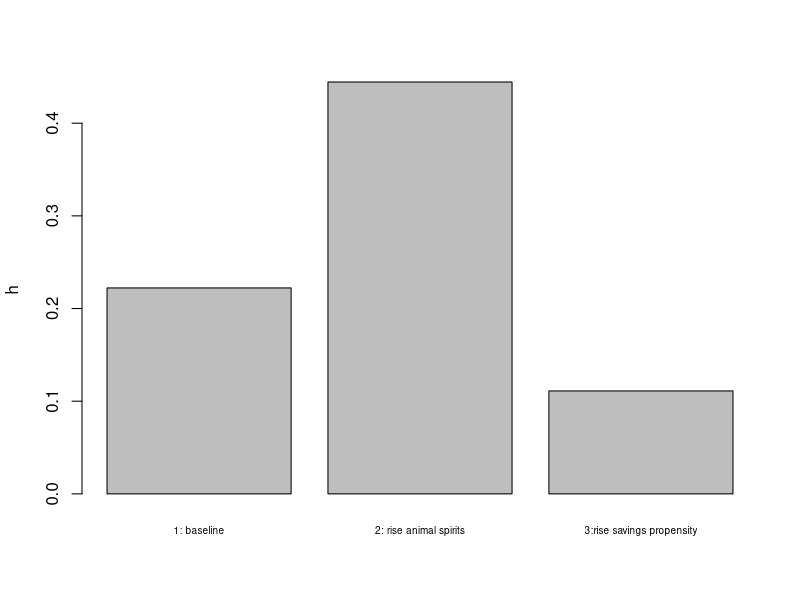
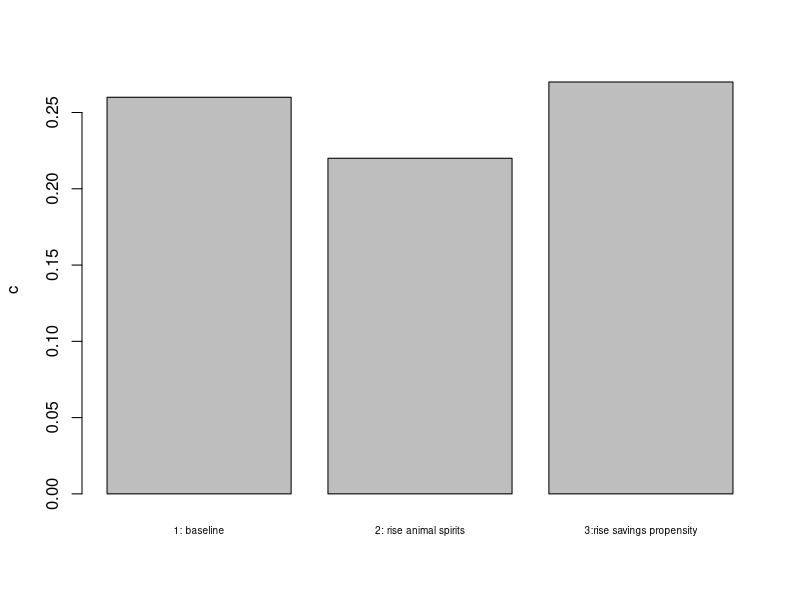
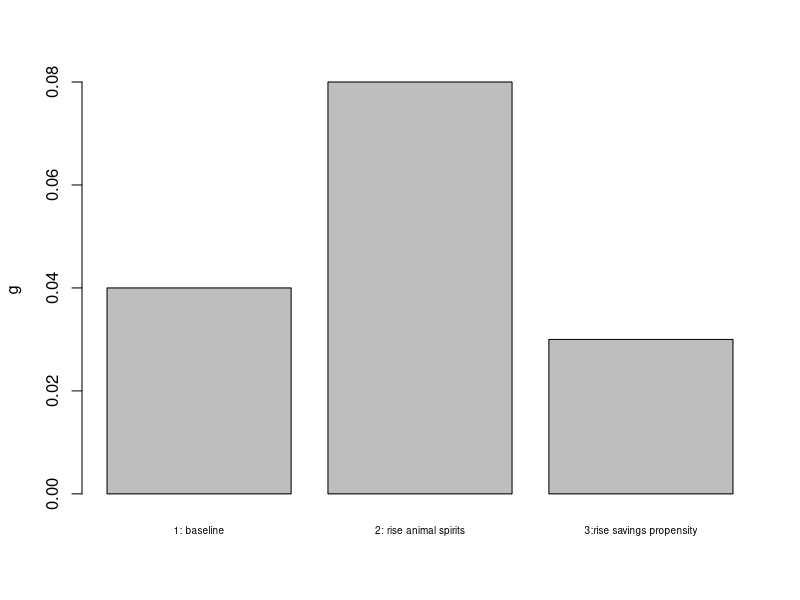
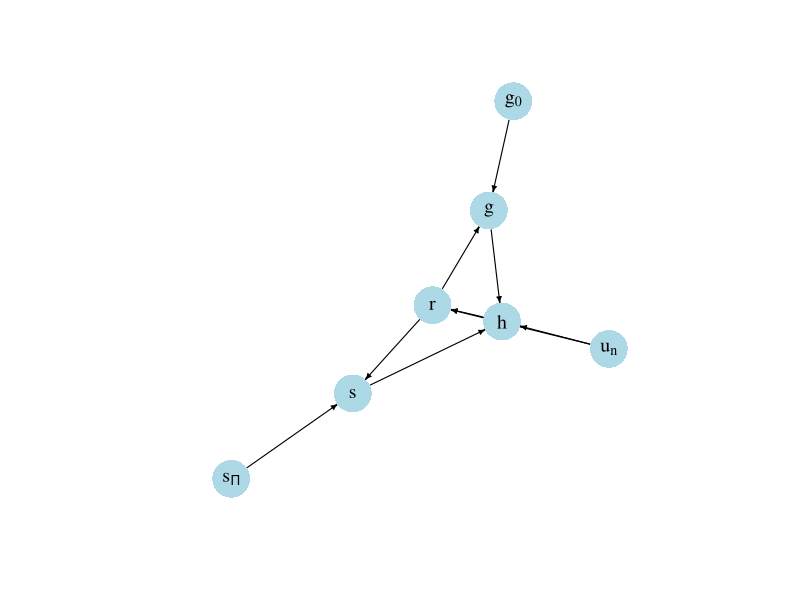

Reproduce these figures in R, in order.
## ---- chunk 1

#Clear the environment
rm(list=ls(all=TRUE))

# Set number of scenarios (including baselines)
S=3

#Create vector in which equilibrium solutions from different parameterisations will be stored
h_star=vector(length=S) # profit share
g_star=vector(length=S) # growth rate of capital stock
s_star=vector(length=S) # saving rate
c_star=vector(length=S) # consumption rate
r_star=vector(length=S) # profit rate

# Set constant parameter values
v=3    # capital-to-potential output ratio
g1=0.3 # sensitivity of investment with respect to profit rate 
un=0.9 # normal rate of capacity utilisation

# Set exogenous variables whose parameterisation changes across regimes 
g0=vector(length=S) # animal spirits
sp=vector(length=S) # propensity to save out of profits

### Construct different scenarios 

# scenario 1: baseline 
g0[]=0.02
sp[]=0.6

#scenario 2: increase in animal spirits
g0[2]=0.04

# scenario 3: increase in propensity to save out of profits
sp[3]=0.9

#Check  stability condition for all scenarios
for (i in 1:S){
  print(sp[i]>g1)
}

# Initialise endogenous variables at some arbitrary positive value 
g=1
r=1
c=1
h=1
s=1

#Solve this system numerically through 1000 iterations based on the initialisation
for (i in 1:S){
  
  for (iterations in 1:1000){
    
    #(1) Profit rate
    r=(h*un)/v
    
    #(2) Saving
    s = sp[i]*r
    
    #(3) Consumption
    c= un/v - s
    
    #(4) Investment
    g = g0[i]+g1*r
    
    #(5) Goods market equilibrium profit share
    h=(v/un)*(g0[i]/(sp[i]-g1))
    
  }
  
  #Save results for different parameterisations in vector
  h_star[i]=h
  g_star[i]=g
  r_star[i]=r
  s_star[i]=s
  c_star[i]=c
}


## ---- chunk 2
#| label: fig-profshare-kaldor-robinson
#| fig-cap: Profit share

barplot(h_star, ylab="h", names.arg=c("1: baseline", "2: rise animal spirits", "3:rise savings propensity"), cex.names = 0.6)

## ---- chunk 3
#| label: fig-consumption-kaldor-robinson
#| fig-cap: Rate of consumption

barplot(c_star, ylab="c", names.arg=c("1: baseline", "2: rise animal spirits", "3:rise savings propensity"), cex.names = 0.6)

## ---- chunk 4
#| label: fig-growth-kaldor-robinson
#| fig-cap: Rate of growth

barplot(g_star, ylab="g", names.arg=c("1: baseline", "2: rise animal spirits", "3:rise savings propensity"), cex.names = 0.6)

## ---- chunk 5
#| message: false
#| label: fig-dg-kaldor-robinson
#| fig-cap: Directed graph of Kaldor-Robinson growth model

## Create directed graph 
# Construct auxiliary Jacobian matrix for 7 variables: 
             # r,h,s,g,g0,sp,un
M_mat=matrix(c(0,1,0,0,0, 0, 1,
               0,0,1,1,0, 0, 1,
               1,0,0,0,0, 1, 0,
               1,0,0,0,1, 0, 0,
               0,0,0,0,0, 0, 0,
               0,0,0,0,0, 0, 0,
               0,0,0,0,0, 0, 0), 7, 7, byrow=TRUE)

# Create adjacency matrix from transpose of auxiliary Jacobian 
A_mat=t(M_mat)

# Create directed graph from adjacency matrix
library(igraph)
dg= graph_from_adjacency_matrix(A_mat, mode="directed", weighted= NULL)

# Define node labels
V(dg)$name=c("r", "h", "s", "g", expression(g[0]), expression(s[Pi]), expression(u[n]))

# Plot directed graph
plot(dg, main="", vertex.size=20, vertex.color="lightblue", 
     vertex.label.color="black", edge.arrow.size=0.3, edge.width=1.1, edge.size=1.2,
     edge.arrow.width=1.2, edge.color="black", vertex.label.cex=1.2, 
     vertex.frame.color="NA", margin=-0.08)

## ---- chunk 6

# Profit rate
for (i in 1:S){
  print((g0[i])/(sp[i]-g1))
}

# Growth rate
for (i in 1:S){
  print((sp[i]*g0[i])/(sp[i]-g1))
}

